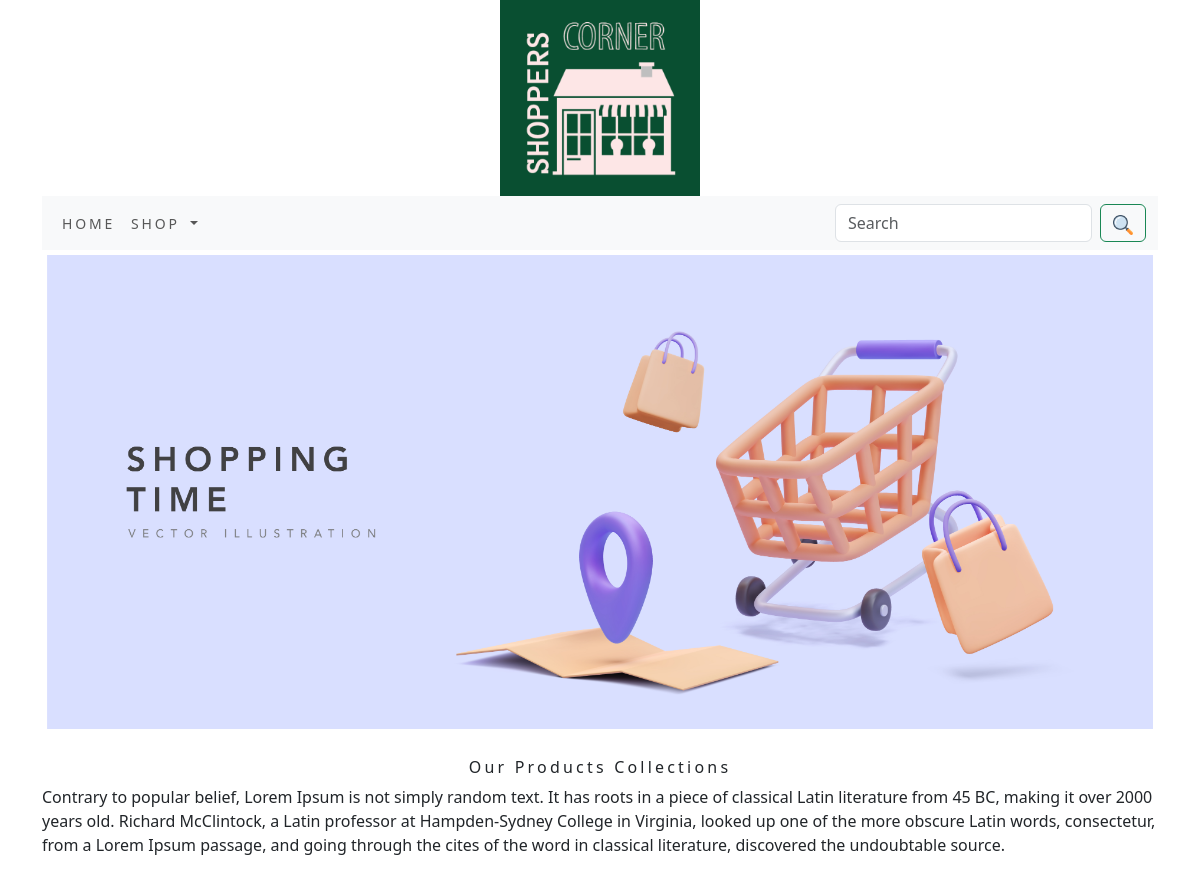
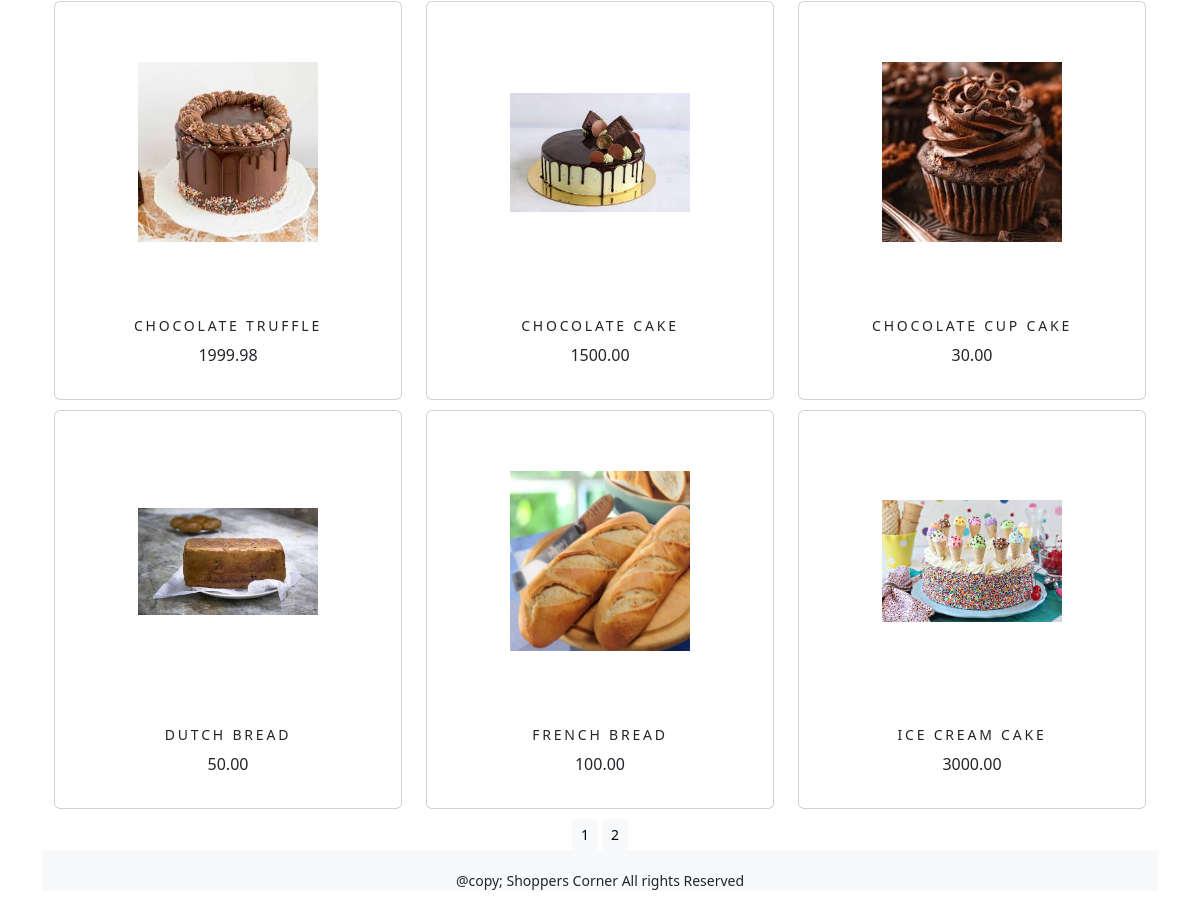
The page / on the database its author committed (2 pictures, top to bottom).
### shop/models.py (models this page shows, shortened)
class Product(models.Model):
    name = models.CharField(max_length=250, unique=True)
    slug = models.SlugField(max_length=250, unique=True)
    description = models.TextField(blank=True)
    price = models.DecimalField(max_digits=10, decimal_places=2)
    category = models.ForeignKey(Category, on_delete=models.CASCADE)
    image = models.ImageField(upload_to='product', blank=True)
    stock = models.IntegerField()
    available = models.BooleanField(default=True)
    created = models.DateTimeField(auto_now_add=True)
    updated = models.DateTimeField(auto_now=True)
    class Meta:
        ordering = ('name',)
        verbose_name = 'product'
        verbose_name_plural = 'products'
    def get_url(self):
        return reverse('shop:prodcatdetail', args=[self.category.slug,self.slug])

### shop/views.py (the view)
# urls.py: path('', views.allProdCat, name='allProdCat'),
def allProdCat(request,c_slug=None):
    c_page = None
    products = None
    if c_slug!=None:
        c_page = get_object_or_404(Category, slug=c_slug)
        products = Product.objects.all().filter(category=c_page, available=True)
    else:
        products = Product.objects.all().filter(available=True)
    paginator = Paginator(products,6)
    try:
        page = int(request.GET.get('page','1'))
    except:
        page=1
    try:
        product=paginator.page(page)
    except (EmptyPage,InvalidPage):
        product=paginator.page(paginator.num_pages)
    return render(request, "category.html", {'category':c_page,'products':product})

### cart/context_processors.py (called while the page is built)
def counter(request):
    item_count = 0
    if 'admin' in request.path:
        return {}
    else:
        try:
            cart = Cart.objects.filter(cart_id=_cart_id(request))
            car_items = CartItem.objects.all().filter(cart=cart[:1])
            for cart_item in car_items:
                item_count += cart_item.quantity
        except Cart.DoesNotExists:
            item_count = 0
    return dict(item_count=item_count)

### cart/views.py (called while the page is built)
def _cart_id(request):
    cart=request.session.session_key
    if not cart:
        cart=request.session.create()
    return cart

### shop/context_processors.py (called while the page is built)
def menu_links(request):
    links = Category.objects.all()
    return dict(links=links)

### shop/models.py (called while the page is built)
    def get_url(self):
        return reverse('shop:products_by_category', args=[self.slug])

### templates/category.html (shortened to what this page needs)
{% extends 'base.html' %}
{% load static %}
{% block content %}
<div class="mx_auto">
   {% if category %}
    <img class="my_image" src="{{ category.image.url }}" alt="{{ category.name }}">
</div>
<br>
<div>
    <h1 class="text-center my_title">{{ category.name }}</h1>
    <p class="text-justify">{{ category.description }}</p>
</div>
{% else %}
<div>
   <img class="my_image my_image_padding" src="{% static 'img/bannerimg.jpg' %}" alt="Our Products" width="1250">
</div>
<br>
<div>
    <h1 class="text-center my_title"> Our Products Collections </h1>
    <p class="text-justify">Contrary to popular belief, Lorem Ipsum is not simply random text. It has roots in a piece of classical Latin literature from 45 BC, making it over 2000 years old. Richard McClintock, a Latin professor at Hampden-Sydney College in Virginia, looked up one of the more obscure Latin words, consectetur, from a Lorem Ipsum passage, and going through the cites of the word in classical literature, discovered the undoubtable source.</p>
</div>
{% endif %}
<div class="container">
    <div class="row mx_auto">
        {% for product in products.object_list %}
        <div class="my_bottom_margin col-9 col-sm-12 col-md-4 xol-lg-4">
            <div class="card text-center" style="min-width:18rem;">
                <a href="{{product.get_url}}"><img class="card-img-top my_image" src="{{product.image.url}}" alt="{{product.name}}" style="width: 200px;
                height: 300px;object-fit:contain; padding:10px;"></a>
                <div class="card-body">
                    <h4>{{ product.name }}</h4>
                    <p>{{ product.price }}</p>
                </div>
            </div>
        </div>
        {% endfor %}
    </div>
    <div class="mx-auto">
        {% if products.paginator.num_pages %}
        <div class="text-center">
            {% for pg in products.paginator.page_range %}
            <a href="?page={{pg}}" class="btn btn-light btn-sm {% if product.number == pg %} active {% endif %}">{{pg}}</a>
            {% endfor %}
        </div>
        {% endif %}
    </div>
</div>
{% endblock %}

### templates/base.html (shortened to what this page needs)
{% load static %}
<!DOCTYPE html>
<html lang="en">
<head>
    <link href="{% static 'css/custom.css' %}" rel="stylesheet">
    <link href="{% static 'css/bootstrap.min.css' %}" rel="stylesheet">
</head>
<body>
<div class="container">
    {% include 'header.html' %}
    {% include 'navbar.html' %}
    {% block content %}
    {% endblock %}
</div>
{% include 'footer.html' %}
</body>
</html>

### templates/header.html
{% load static %}
<header>
    <div style="display: flex;justify-content: center;">
        <a href="{% url 'shop:allProdCat' %}" class="logo" ><img src="{% static 'img/prj-logo-main.png' %}" alt="logo image" width="200px"></a>
    </div>
</header>

### templates/navbar.html (shortened to what this page needs)
{% load static %}
<nav class="navbar navbar-expand-lg bg-body-tertiary">
  <div class="container-fluid">
    <div class="collapse navbar-collapse" id="navbarSupportedContent">
      <ul class="navbar-nav me-auto mb-2 mb-lg-0">
        <li class="nav-item">
          <a class="nav-link" href="#">Home</a>
        </li>
        <li class="nav-item dropdown {% if 'shop' in request.path %} active {% endif %}">
          <a class="nav-link dropdown-toggle" href="#" role="button" data-bs-toggle="dropdown" aria-expanded="false">
            Shop
          </a>
        </li>
      </ul>
      <form class="d-flex" role="search" action="{% url 'searchapp:search_result' %}" method="get">
        <input class="form-control me-2" type="search" placeholder="Search" aria-label="Search" name="q">
        <button class="btn btn-outline-success" type="submit"><img src="{% static 'img/search.png' %}" alt="cart" width="20px"></button>
      </form>
    </div>
  </div>
</nav>

### templates/footer.html
<div class="my_footer">
  <p class="text-center">@copy; Shoppers Corner All rights Reserved </p>
</div>

### static/css/custom.css (style rules this page uses)
body { font-family: 'Roboto' , sans-serif; }
.nav-item { letter-spacing:.2em; font-size:14px; text-transform:uppercase; }
.my_footer { background-color:#f8f9fa; }
.my_footer p { padding-top:20px; font-size:14px; }
.my_image { width:100%; height:auto; }
.my_title { font-size:16px; text_transform:uppercase; letter-spacing:.2em; }
.my_image_padding { padding:5px; }
.my_bottom_margin { margin-bottom:10px; }
.card-body h4 { font-size:14px; text-transform:uppercase; letter-spacing:.2em; }

### rows shown on the page
Product: image (picture), name "CHOCOLATE TRUFFLE", price "1999.98"
Product: image (picture), name "CHOCOLATE CAKE", price "1500.00"
Product: image (picture), name "CHOCOLATE CUP CAKE", price "30.00"
Product: image (picture), name "DUTCH BREAD", price "50.00"
Product: image (picture), name "FRENCH BREAD", price "100.00"
Product: image (picture), name "ICE CREAM CAKE", price "3000.00"

### other values the page prints
{{ pg }} "1" "2"
